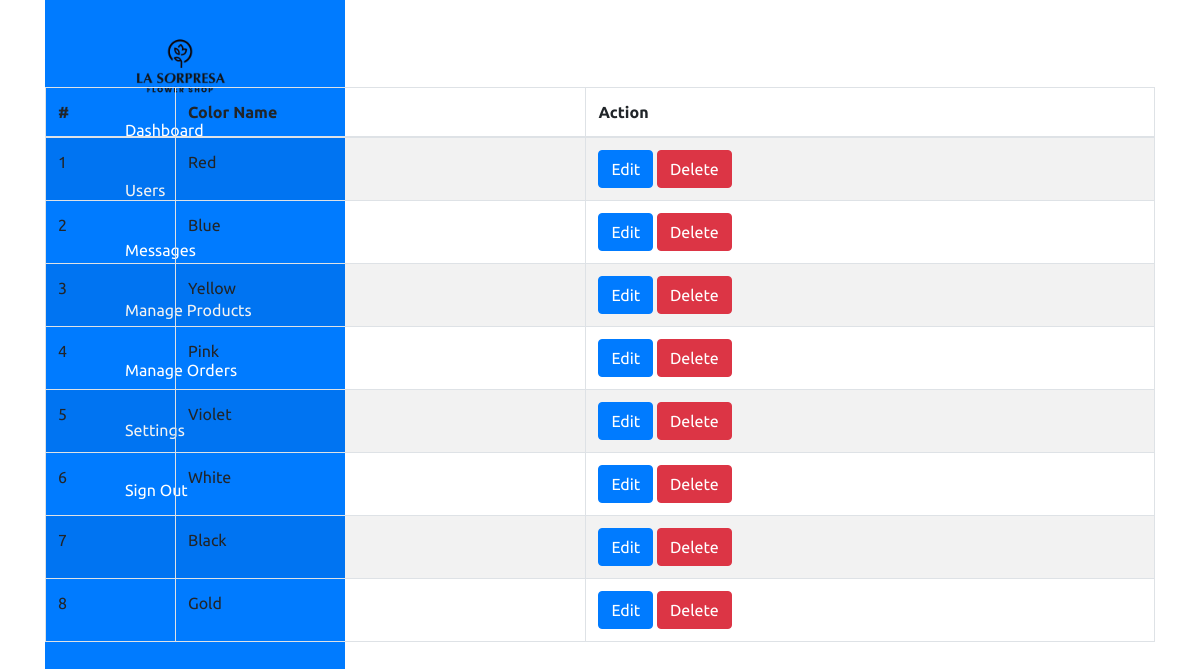
Screenshot of /admin/settings/color.php (signed in) with the database file from the repository.
### tables this page shows
CREATE TABLE `color` (
  `color_id` int(11) NOT NULL,
  `color_name` varchar(255) NOT NULL
);

### admin/settings/color.php (the view, shortened to what this page needs)
<?php require_once('../header.php'); ?>
<body>
    <div class="container">
        <div class="navigation">
            <ul>
                <li>
                    <a href="#">
                        <div class="logo-container">
                            <img src="../images/logo.png" alt="Logo" class="logo" />
                        </div>
                        <span class="title"></span>
                    </a>
                </li>
                <li>
                    <a href="../dashboard.php">
                        <span class="icon">
                        </span>
                        <span class="title">Dashboard</span>
                    </a>
                </li>
                <li>
                    <a href="../users.php">
                        <span class="icon">
                        </span>
                        <span class="title">Users</span>
                    </a>
                </li>
                <li>
                    <a href="#">
                        <span class="icon">
                        </span>
                        <span class="title">Messages</span>
                    </a>
                </li>
                <li>
                    <a href="../product/product.php">
                        <span class="icon">
                        </span>
                        <span class="title">Manage Products</span>
                    </a>
                </li>
                <li>
                    <a href="#">
                        <span class="icon">
                        </span>
                        <span class="title">Manage Orders</span>
                    </a>
                </li>
                <li>
                    <a href="../settings.php">
                        <span class="icon">
                        </span>
                        <span class="title">Settings</span>
                    </a>
                </li>
                <li>
                    <a href="../logout.php">
                        <span class="icon">
                        </span>
                        <span class="title">Sign Out</span>
                    </a>
                </li>
            </ul>
        </div>
<section class="content-header">
	<div class="content-header-left">
		<h1>View Colors</h1>
	</div>
	<div class="content-header-right">
		<a href="color-add.php" class="btn btn-primary btn-sm">Add New</a>
	</div>
</section>
<section class="content">
  <div class="row">
    <div class="col-md-12">
      <div class="box box-info">
        <div class="box-body table-responsive">
          <table id="example1" class="table table-bordered table-hover table-striped">
			<thead>
			    <tr>
			        <th>#</th>
			        <th>Color Name</th>
			        <th>Action</th>
			    </tr>
			</thead>
            <tbody>
            	<?php
            	$i=0;
            	$statement = $pdo->prepare("SELECT * FROM color ORDER BY color_id ASC");
            	$statement->execute();
            	$result = $statement->fetchAll(PDO::FETCH_ASSOC);
            	foreach ($result as $row) {
            		$i++;
            		?>
					<tr>
	                    <td><?php echo $i; ?></td>
	                    <td><?php echo $row['color_name']; ?></td>
	                    <td>
	                        <a href="color-edit.php?id=<?php echo $row['color_id']; ?>" class="btn btn-primary btn-xs">Edit</a>
                            <a href="#" class="btn btn-danger btn-xs" data-href="color-delete.php?id=<?php echo $row['color_id']; ?>" data-toggle="modal" data-target="#confirm-delete">Delete</a>
	                    </td>
	                </tr>
            		<?php
            	}
            	?>
            </tbody>
          </table>
        </div>
      </div>
</section>

### css/style.css (style rules this page uses)
* { font-family: "Ubuntu", sans-serif; margin: 0; padding: 0; box-sizing: border-box; }
:root { --blue: #dd91ad; --white: #e9e9e9; --gray: #f5f5f5; --black1: #222; --black2: #999; }
body { min-height: 100vh; overflow-x: hidden; }
.container { position: relative; width: 100%; }
.navigation { position: fixed; width: 300px; height: 100%; background: var(--blue); border-left: 10px solid var(--blue); transition: 0.5s; overflow: hidden; }
.navigation ul { position: absolute; top: 0; left: 0; width: 100%; }
.logo-container { position: absolute; top: 20px; left: 50%; transform: translateX(-70%); z-index: 10; }
.logo { width: 100px; }
.navigation ul li { position: relative; width: 100%; list-style: none; border-top-left-radius: 30px; border-bottom-left-radius: 30px; }
.navigation ul li:nth-child(1) { margin-bottom: 40px; pointer-events: none; }
.navigation ul li a { position: relative; display: block; width: 100%; display: flex; text-decoration: none; color: var(--white); }
.navigation ul li a .icon { position: relative; display: block; min-width: 60px; height: 60px; line-height: 75px; text-align: center; }
.navigation ul li a .title { position: relative; display: block; padding: 0 10px; height: 60px; line-height: 60px; text-align: start; white-space: nowrap; }

### rows the page displays
color: color_name "Red"
color: color_name "Blue"
color: color_name "Yellow"
color: color_name "Pink"
color: color_name "Violet"
color: color_name "White"
color: color_name "Black"
color: color_name "Gold"
